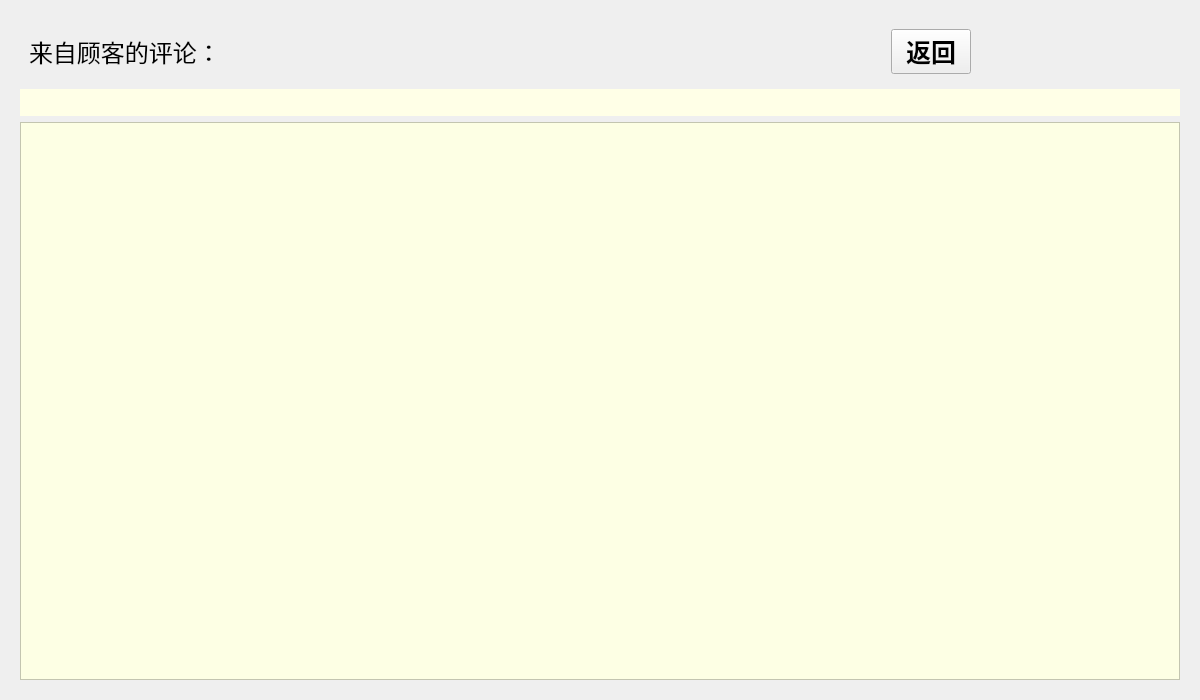
<?xml version="1.0" encoding="UTF-8"?>
<ui version="4.0">
 <class>ViewComment</class>
 <widget class="QWidget" name="ViewComment">
  <property name="geometry">
   <rect>
    <x>0</x>
    <y>0</y>
    <width>1200</width>
    <height>700</height>
   </rect>
  </property>
  <property name="windowTitle">
   <string>Form</string>
  </property>
  <layout class="QHBoxLayout" name="horizontalLayout">
   <item>
    <widget class="QWidget" name="widget" native="true">
     <property name="sizePolicy">
      <sizepolicy hsizetype="Expanding" vsizetype="Expanding">
       <horstretch>0</horstretch>
       <verstretch>0</verstretch>
      </sizepolicy>
     </property>
     <layout class="QVBoxLayout" name="verticalLayout">
      <item>
       <widget class="QWidget" name="widget_2" native="true">
        <layout class="QHBoxLayout" name="horizontalLayout_2">
         <item>
          <widget class="QLabel" name="label">
           <property name="font">
            <font>
             <family>微软雅黑 Light</family>
             <pointsize>18</pointsize>
            </font>
           </property>
           <property name="text">
            <string>来自顾客的评论：</string>
           </property>
          </widget>
         </item>
         <item>
          <widget class="QPushButton" name="pushButton">
           <property name="sizePolicy">
            <sizepolicy hsizetype="Fixed" vsizetype="Fixed">
             <horstretch>0</horstretch>
             <verstretch>0</verstretch>
            </sizepolicy>
           </property>
           <property name="font">
            <font>
             <family>微软雅黑 Light</family>
             <pointsize>19</pointsize>
             <bold>true</bold>
            </font>
           </property>
           <property name="text">
            <string>返回</string>
           </property>
          </widget>
         </item>
         <item>
          <spacer name="horizontalSpacer">
           <property name="orientation">
            <enum>Qt::Horizontal</enum>
           </property>
           <property name="sizeType">
            <enum>QSizePolicy::Fixed</enum>
           </property>
           <property name="sizeHint" stdset="0">
            <size>
             <width>200</width>
             <height>20</height>
            </size>
           </property>
          </spacer>
         </item>
        </layout>
       </widget>
      </item>
      <item>
       <widget class="QLabel" name="average">
        <property name="font">
         <font>
          <family>微软雅黑 Light</family>
          <pointsize>15</pointsize>
          <bold>true</bold>
         </font>
        </property>
        <property name="styleSheet">
         <string notr="true">background-color: rgb(255, 255, 231);</string>
        </property>
        <property name="text">
         <string/>
        </property>
       </widget>
      </item>
      <item>
       <widget class="QListWidget" name="listWidget">
        <property name="font">
         <font>
          <family>微软雅黑 Light</family>
          <pointsize>12</pointsize>
         </font>
        </property>
        <property name="styleSheet">
         <string notr="true">background-color: rgb(253, 255, 228);</string>
        </property>
       </widget>
      </item>
     </layout>
    </widget>
   </item>
  </layout>
 </widget>
 <resources/>
 <connections/>
</ui>
